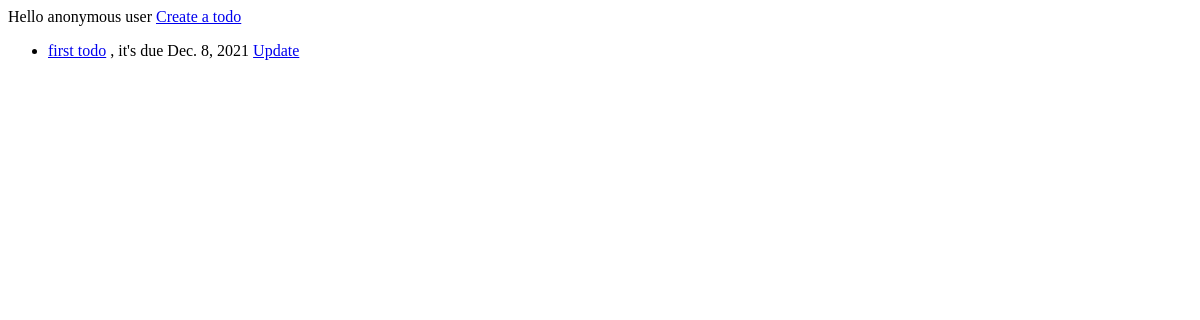
The app's page /, older data.
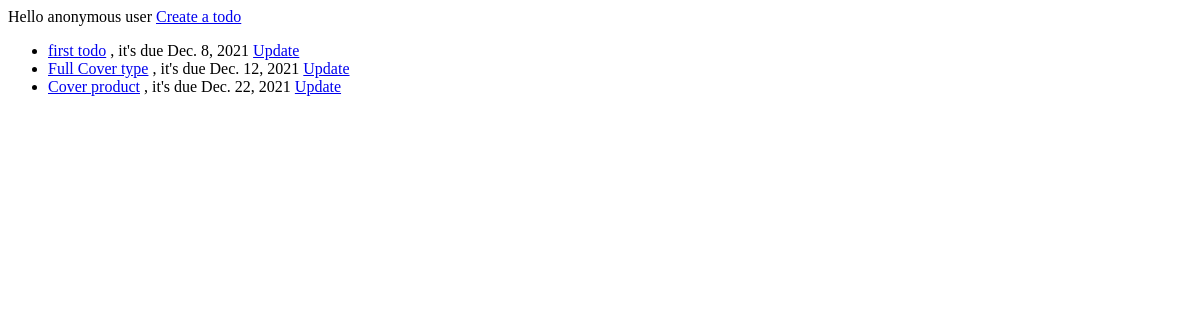
The same page, newer data.
### todo/models.py (models this page shows, shortened)
class Todo(models.Model):
    name = models.CharField(max_length=100)
    due_date = models.DateField()

### todo/views.py (the view)
# urls.py: path("", todo_list),
def todo_list(request):
    todos = Todo.objects.all()
    context = {"todo_list": todos}
    return render(request, "todo/todo_list.html", context)

### todo/templates/todo/todo_list.html (shortened to what this page needs)
<!DOCTYPE html>
<html lang="en">
<head>
</head>
<body>
  {% if request.user.is_authorized %}
    Hello {{ request.user.username }}
  {% else %}
    Hello anonymous user
  {% endif %}
  <a href="/create">Create a todo</a>
  <ul>
  {% for todo in todo_list %}
    <li>
      <a href="/{{ todo.id }}"> {{todo.name}}</a>
      , it's due {{todo.due_date}}
      <a href="/{{todo.id}}/update">Update</a>
    </li>
  {% endfor %}
</ul>
</body>
</html>

Row changes from the older to the newer data that the page shows:
added Todo: name "Full Cover type", due_date "Dec. 12, 2021"
added Todo: name "Cover product", due_date "Dec. 22, 2021"
